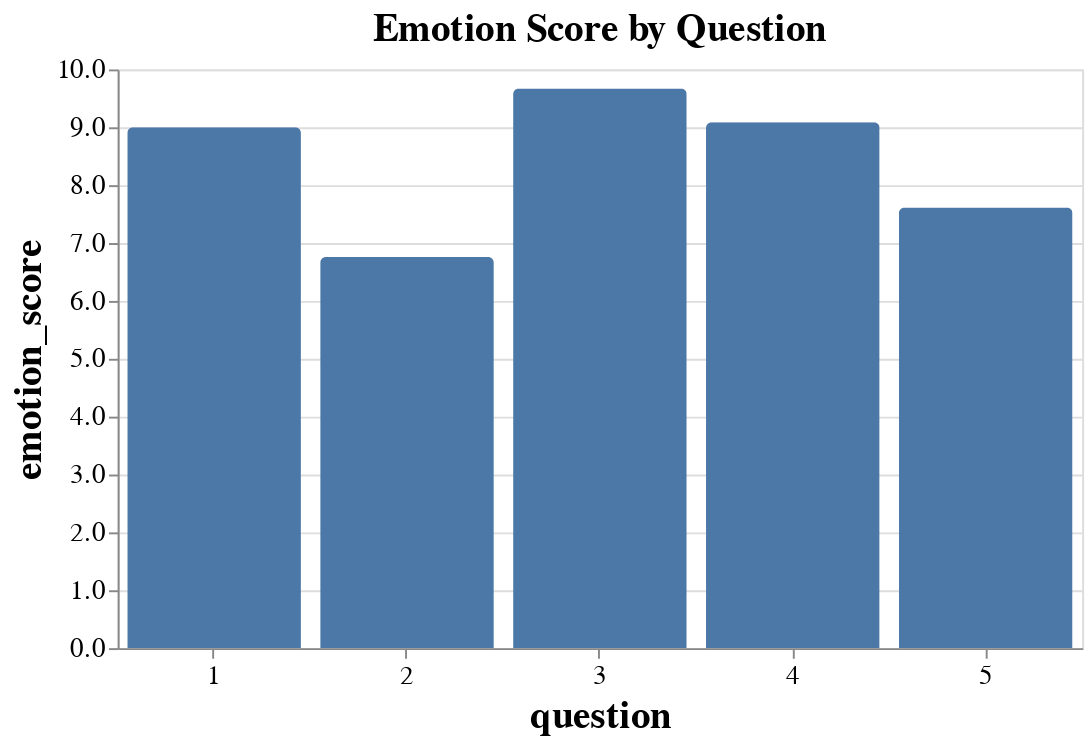

The code cell stored with this chart in its notebook:
### Code cell
alt.Chart(emotion_calc, title="Emotion Score by Question").mark_bar(
    cornerRadiusTopLeft=3,
    cornerRadiusTopRight=3
).encode(
    x='question:O',
    y=alt.Y('emotion_score:Q', axis=alt.Axis(format='.1f')),
    tooltip=['question', alt.Tooltip('emotion_score:Q', format='.1f')],
    ).properties(
    width=500,
    height=300
).configure_axis(

    labelAngle=0,
    labelFontSize=14,
    titleFontSize=20
).configure_title(
    fontSize=20
)

### Figure 1 — Vega-Lite specification as saved in the notebook (floating-point values rounded to 4 significant figures)
{"config": {"view": {"continuousWidth": 400, "continuousHeight": 300}, "axis": {"labelAngle": 0, "labelFontSize": 14, "titleFontSize": 20}, "title": {"fontSize": 20}}, "data": {"name": "data-a7f5a44499ceffb2e91218313184acc5"}, "mark": {"type": "bar", "cornerRadiusTopLeft": 3, "cornerRadiusTopRight": 3}, "encoding": {"tooltip": [{"type": "quantitative", "field": "question"}, {"type": "quantitative", "field": "emotion_score", "format": ".1f"}], "x": {"type": "ordinal", "field": "question"}, "y": {"type": "quantitative", "axis": {"format": ".1f"}, "field": "emotion_score"}}, "height": 300, "title": "Emotion Score by Question", "width": 500, "$schema": "https://vega.github.io/schema/vega-lite/v4.8.1.json", "datasets": {"data-a7f5a44499ceffb2e91218313184acc5": [{"question": 1, "emotion_score": 9.0}, {"question": 2, "emotion_score": 6.757}, {"question": 3, "emotion_score": 9.671}, {"question": 4, "emotion_score": 9.086}, {"question": 5, "emotion_score": 7.614}]}}
